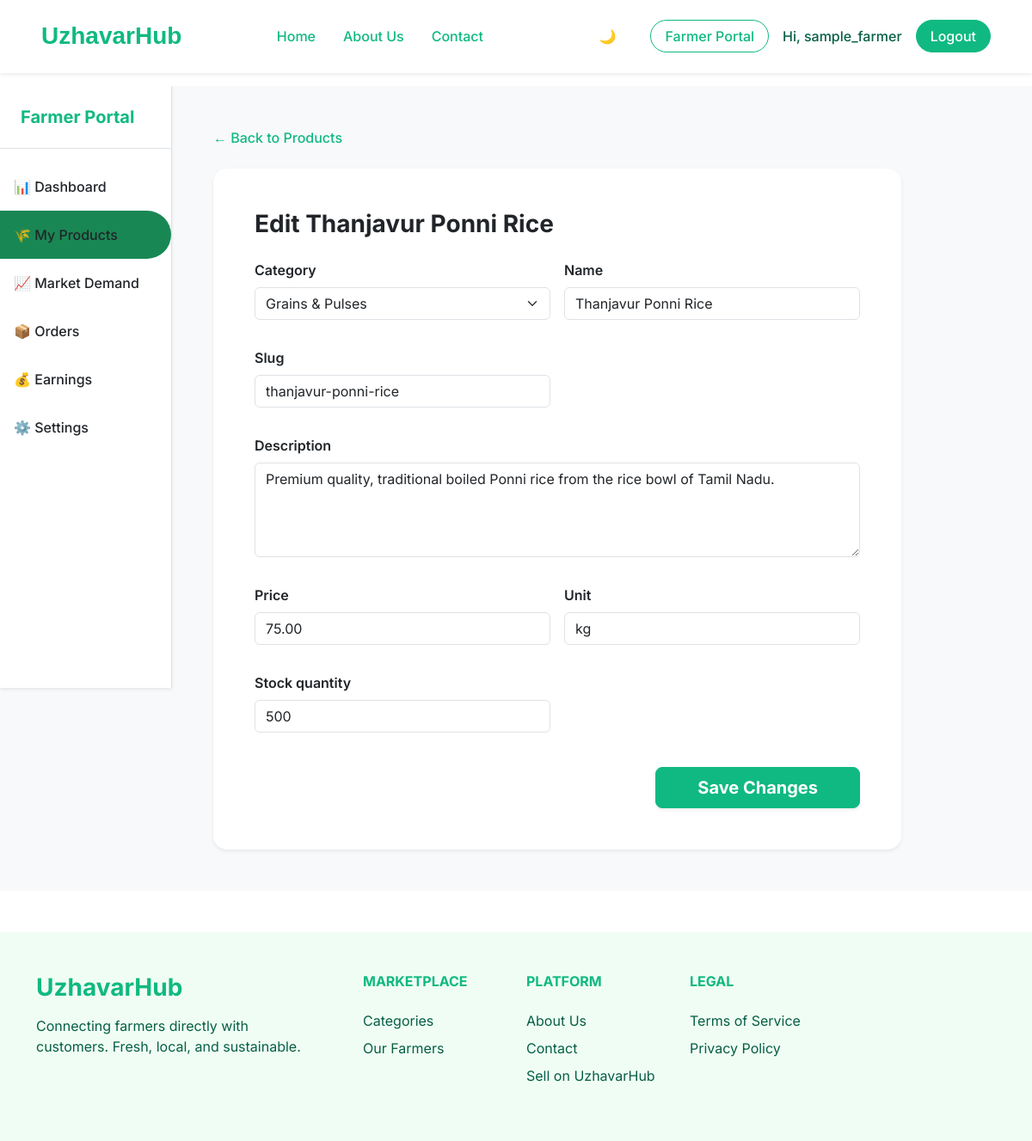
Page /farmer/products/edit/5/ (signed in) on the committed database.
### accounts/models.py (models this page shows, shortened)
class User(AbstractUser):
    ROLE_CHOICES = (
        ('CUSTOMER', 'Customer'),
        ('FARMER', 'Farmer'),
        ('ADMIN', 'Admin'),
    )
    role = models.CharField(max_length=20, choices=ROLE_CHOICES, default='CUSTOMER')

### marketplace/models.py (models this page shows, shortened)
class Product(models.Model):
    name = models.CharField(max_length=200)
    slug = models.SlugField(unique=True, max_length=50)
    description = models.TextField()
    price = models.DecimalField(max_digits=10, decimal_places=2)
    unit = models.CharField(max_length=50)
    stock_quantity = models.PositiveIntegerField()
    is_active = models.BooleanField(default=True)
    created_at = models.DateTimeField(auto_now_add=True)
    updated_at = models.DateTimeField(auto_now=True)
    category = models.ForeignKey(Category, on_delete=models.CASCADE)
    farmer = models.ForeignKey('accounts.FarmerProfile', on_delete=models.CASCADE)

### farmer/views.py (the view)
# urls.py: path('products/edit/<int:pk>/', views.edit_product, name='edit_product'),
@login_required
def edit_product(request, pk):
    if not is_farmer(request.user):
        raise PermissionDenied("Only farmers can access this portal.")
    product = get_object_or_404(Product, pk=pk, farmer=request.user.farmer_profile)
    if request.method == 'POST':
        form = ProductForm(request.POST, instance=product)
        if form.is_valid():
            form.save()
            return redirect('farmer:product_list')
    else:
        form = ProductForm(instance=product)
    return render(request, 'farmer/edit_product.html', {'form': form, 'product': product})

### farmer/forms.py
class ProductForm(forms.ModelForm):
    class Meta:
        model = Product
        fields = ['category', 'name', 'slug', 'description', 'price', 'unit', 'stock_quantity']
        widgets = {
            'category': forms.Select(attrs={'class': 'form-select'}),
            'name': forms.TextInput(attrs={'class': 'form-control'}),
            'slug': forms.TextInput(attrs={'class': 'form-control'}),
            'description': forms.Textarea(attrs={'class': 'form-control', 'rows': 4}),
            'price': forms.NumberInput(attrs={'class': 'form-control'}),
            'unit': forms.TextInput(attrs={'class': 'form-control', 'placeholder': 'e.g., kg, bunch, piece'}),
            'stock_quantity': forms.NumberInput(attrs={'class': 'form-control'}),
        }

### farmer/views.py (called while the page is built)
def is_farmer(user):
    return user.is_authenticated and user.role == 'FARMER'

### marketplace/models.py (called while the page is built)
    def __str__(self):
        return self.name

### farmer/templates/farmer/edit_product.html (shortened to what this page needs)
{% extends 'farmer/farmer_base.html' %}
{% block farmer_content %}
<div class="mb-4">
    <a href="{% url 'farmer:product_list' %}" class="text-success text-decoration-none fw-medium">&larr; Back to Products</a>
</div>
<div class="card border-0 shadow-sm rounded-4" style="max-width: 800px;">
    <div class="card-body p-5">
        <h3 class="fw-bold text-body mb-4">Edit {{ product.name }}</h3>
        <form method="post">
            <div class="row g-3">
                {% for field in form %}
                    <div class="col-md-6 {% if field.name == 'description' %}col-md-12{% endif %} mb-3">
                        <label class="form-label fw-semibold text-body">{{ field.label }}</label>
                        {{ field }}
                    </div>
                {% endfor %}
            </div>
            <div class="d-flex justify-content-end mt-4">
                <button type="submit" class="btn btn-success btn-lg fw-bold rounded-3 px-5 shadow-sm">Save Changes</button>
            </div>
        </form>
    </div>
</div>
{% endblock farmer_content %}

### core/templates/core/base.html (shortened to what this page needs)
{% load static %}
<!DOCTYPE html>
<html lang="en">
<head>
    <link href="https://cdn.jsdelivr.net/npm/bootstrap@5.3.0/dist/css/bootstrap.min.css" rel="stylesheet">
    <link rel="stylesheet" href="{% static 'css/styles.css' %}">
</head>
<body>
    {% block navbar %}
    <div class="fixed-top d-flex justify-content-center w-100" style="pointer-events: none;">
        <nav id="main-navbar" class="navbar navbar-expand-xl glass-nav py-3 shadow-sm" style="pointer-events: auto;">
        <div class="container-fluid px-4 px-lg-5">
            <a class="navbar-brand fw-bold text-success fs-3" href="/">UzhavarHub</a>
            <div class="collapse navbar-collapse justify-content-center" id="navbarNav">
                <ul class="navbar-nav gap-2 gap-xl-3 mx-auto">
                    <li class="nav-item">
                        {% if user.is_authenticated and user.role == 'FARMER' %}
                            <a class="nav-link text-success fw-medium text-nowrap" href="{% url 'farmer:dashboard' %}">Home</a>
                        {% else %}
                            <a class="nav-link text-success fw-medium text-nowrap" href="/">Home</a>
                        {% endif %}
                    </li>
                    <li class="nav-item">
                        <a class="nav-link text-success fw-medium text-nowrap" href="#">About Us</a>
                    </li>
                    <li class="nav-item">
                        <a class="nav-link text-success fw-medium text-nowrap" href="#">Contact</a>
                    </li>
                </ul>
            </div>
            <div class="d-flex gap-2 gap-xl-3 align-items-center ms-lg-4">
                <button id="themeToggleBtn" class="btn btn-outline-secondary rounded-pill px-3 me-2 border-0" title="Toggle Theme">
                    <span id="themeIcon">🌙</span>
                </button>
                {% if user.is_authenticated %}
                    {% if user.role == 'FARMER' %}
                        <a href="{% url 'farmer:dashboard' %}" class="btn btn-outline-success fw-medium px-3 text-nowrap rounded-pill">Farmer Portal</a>
                    {% endif %}
                    <span class="text-success-emphasis fw-medium text-nowrap" title="{{ user.username }}">Hi, {{ user.username|truncatechars:15 }}</span>
                    <form action="{% url 'accounts:logout' %}" method="post" class="d-inline m-0">
                        <button type="submit" class="btn btn-success fw-medium px-3 text-nowrap rounded-pill">Logout</button>
                    </form>
                {% else %}
                    <a href="{% url 'accounts:login' %}" class="text-success text-decoration-none fw-medium text-nowrap">Login</a>
                    <a href="{% url 'accounts:signup' %}" class="btn btn-success fw-medium px-4 text-nowrap rounded-pill">Sign up</a>
                {% endif %}
            </div>
            </div>
        </div>
    <div style="height: 100px;"></div>
    {% endblock navbar %}
    <main class="flex-grow-1">
        {% block content %}
        {% endblock content %}
    </main>
    {% block footer %}
    <footer class="footer-bg py-5 mt-5">
        <div class="container">
            <div class="row gy-4">
                <div class="col-lg-4 col-md-6">
                    <h3 class="fw-bold text-success mb-3">UzhavarHub</h3>
                    <p class="text-success-emphasis mb-0 pe-4">
                        Connecting farmers directly with customers. Fresh, local, and sustainable.
                    </p>
                </div>
                <div class="col-lg-2 col-md-6">
                    <h6 class="fw-bold text-success text-uppercase mb-4">Marketplace</h6>
                    <ul class="list-unstyled d-flex flex-column gap-2">
                        <li><a href="{% url 'marketplace:category_list' %}" class="text-success-emphasis text-decoration-none">Categories</a></li>
                        <li><a href="{% url 'marketplace:farmer_list' %}" class="text-success-emphasis text-decoration-none">Our Farmers</a></li>
                    </ul>
                </div>
                <div class="col-lg-2 col-md-6">
                    <h6 class="fw-bold text-success text-uppercase mb-4">Platform</h6>
                    <ul class="list-unstyled d-flex flex-column gap-2">
                        <li><a href="#" class="text-success-emphasis text-decoration-none">About Us</a></li>
                        <li><a href="#" class="text-success-emphasis text-decoration-none">Contact</a></li>
                        <li><a href="#" class="text-success-emphasis text-decoration-none">Sell on UzhavarHub</a></li>
                    </ul>
                </div>
                <div class="col-lg-2 col-md-6">
                    <h6 class="fw-bold text-success text-uppercase mb-4">Legal</h6>
                    <ul class="list-unstyled d-flex flex-column gap-2">
                        <li><a href="#" class="text-success-emphasis text-decoration-none">Terms of Service</a></li>
                        <li><a href="#" class="text-success-emphasis text-decoration-none">Privacy Policy</a></li>
                    </ul>
                </div>
            </div>
        </div>
    </footer>
    {% endblock footer %}
</body>
</html>

### core/static/css/styles.css (style rules this page uses)
:root { --uh-green: #10B981; --uh-green-dark: #059669; --uh-green-light: #f0fdf4; --uh-text: #065f46; }
body { font-family: 'Inter', sans-serif; display: flex; flex-direction: column; min-height: 100vh; }
.text-success { color: var(--uh-green) !important; }
.text-success-emphasis { color: var(--uh-text) !important; }
.btn-success { background-color: var(--uh-green); border-color: var(--uh-green); }
.btn-outline-success { color: var(--uh-green); border-color: var(--uh-green); }
.footer-bg { background-color: var(--uh-green-light); }

### core/templates/core/base.html (style rules this page uses)
body { font-family: 'Inter', sans-serif; }
.navbar-brand { font-family: 'Outfit', sans-serif; }
.glass-nav { background: rgba(255, 255, 255, 0.95); backdrop-filter: blur(16px); -webkit-backdrop-filter: blur(16px); border-bottom: 1px solid rgba(255, 255, 255, 0.2); transition: all 0.4s ease-in-out !important; z-index: 1030; margin: 0 auto; border-radius: 0; width: 100%; max-width: 100%; }
@media (min-width: 1200px) { .navbar-collapse { transition: all 0.3s ease; } }

### rows in the picture
User: username "sample_farmer"
Product: name "Thanjavur Ponni Rice", form "Grains & Pulses" "Thanjavur Ponni Rice" "thanjavur-ponni-rice" "Premium quality, traditional boiled Ponni rice from the rice bowl of Tamil Nadu." "75.00" "kg" "500"

### other values in the picture
{{ field.label }} "Category" "Name" "Slug" "Description" "Price" "Unit" "Stock quantity"
